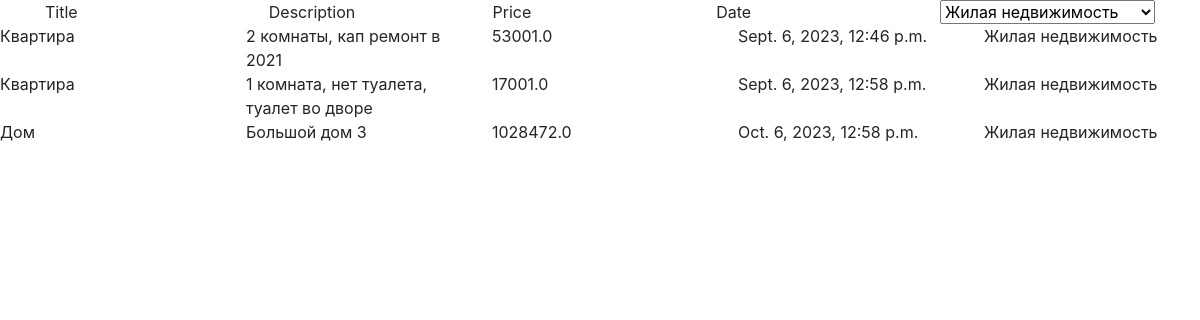
Page /catalog/ on the committed database.
### hello/models.py (models this page shows, shortened)
class Db(models.Model):
    title  = models.CharField(max_length=50, verbose_name = "Title")
    content = models.TextField(null=True, blank=True, verbose_name = "Description")
    price = models.FloatField(null=True, blank=True, verbose_name = "Price")
    published = models.DateTimeField(auto_now_add=True, db_index=True, verbose_name = "Published")
    rubric = models.ForeignKey('Rubric', null=True, on_delete=models.PROTECT, verbose_name = "Rubric")

class Rubric(models.Model):
        name = models.CharField(max_length=20, verbose_name = "Title")
        class Meta:
            verbose_name_plural = 'Rubric'
            verbose_name = 'Rubric'
            ordering = ['name']

### hello/views.py (the view)
# urls.py: path('catalog/', catalog),
def catalog(request):
    current_rub = Rubric.objects.all()[0]
    bbs = Db.objects.filter(rubric=current_rub.pk)
    template = loader.get_template("index.html")
    all_rub = Rubric.objects.all()
    context = {'cdb' : bbs, 'rub' : current_rub, 'rubs' : all_rub}
    return HttpResponse(template.render(context, request))

### hello/templates/index.html (shortened to what this page needs)
<!DOCTYPE html>
<html>
  <head>
	<link rel="stylesheet" href="https://cdn.jsdelivr.net/npm/bootstrap@4.3.1/dist/css/bootstrap.min.css">
  </head>
  <body>
    <div class="container">
		<div class="row">
			<div class="col-sm">
			  Title
			</div>
			<div class="col-sm">
			  Description
			</div>
			<div class="col-sm">
			  Price
			</div>
			<div class="col-sm">
			  Date
			</div>
			<div class="col-sm">
			  <form>
				<select onchange="doSomething();" name="rubrics" id="rubrics">
				{% for r in rubs %}
					{% if r.pk == rub.pk %}
						<option selected="selected" value="{{ r.pk }}">{{ r.name}}</a>
					{% else %}
						<option value="{{ r.pk }}">{{ r.name}}</a>
					{% endif %}
				{% endfor %}
				</select>
			  </form>
			</div>
		</div>
		</div>
		{% for bb in cdb %}
		<div class="row">
			<div class="col-sm">
			  {{ bb.title}}
			</div>
			<div class="col-sm">
			  {{ bb.content}}
			</div>
			<div class="col-sm">
			  {{ bb.price}}
			</div>
			<div class="col-sm">
			  {{ bb.published }}
			</div>
			<div class="col-sm">
			  {{ rub.name }}
			</div>
		</div>
		{% endfor %}
  </body>
</html>

### rows in the picture
Db: title "Квартира", content "2 комнаты, кап ремонт в 2021", price "53001.0", published "Sept. 6, 2023, 12:46 p.m."
Rubric: name "Жилая недвижимость"
Db: title "Квартира", content "1 комнатa, нет туалета, туалет во дворе", price "17001.0", published "Sept. 6, 2023, 12:58 p.m."
Db: title "Дом", content "Большой дом 3", price "1028472.0", published "Oct. 6, 2023, 12:58 p.m."

### other values in the picture
form field rubrics "Жилая недвижимость"
